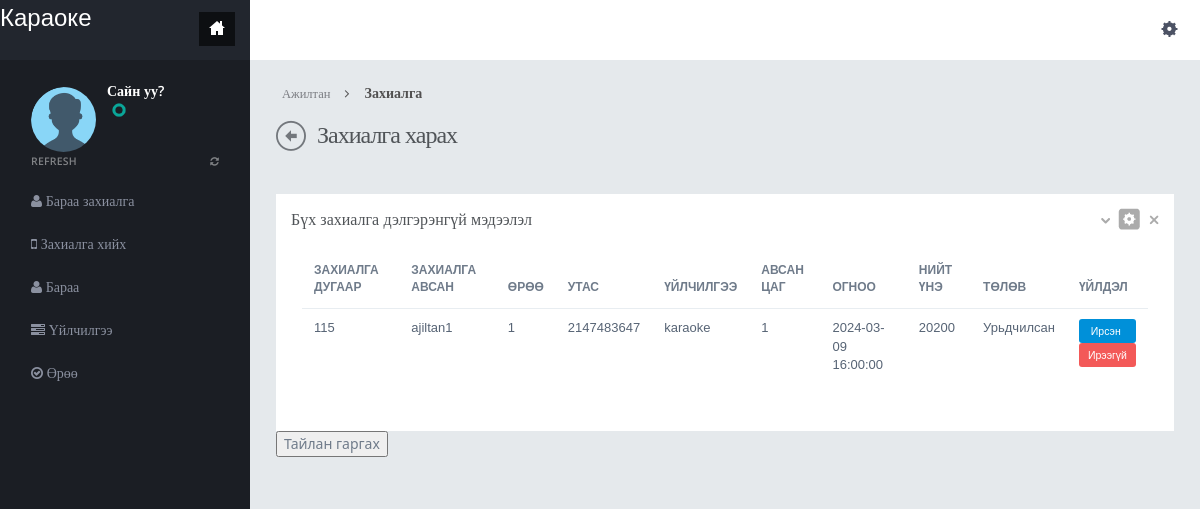
The page /advance.php on the database as committed earlier.
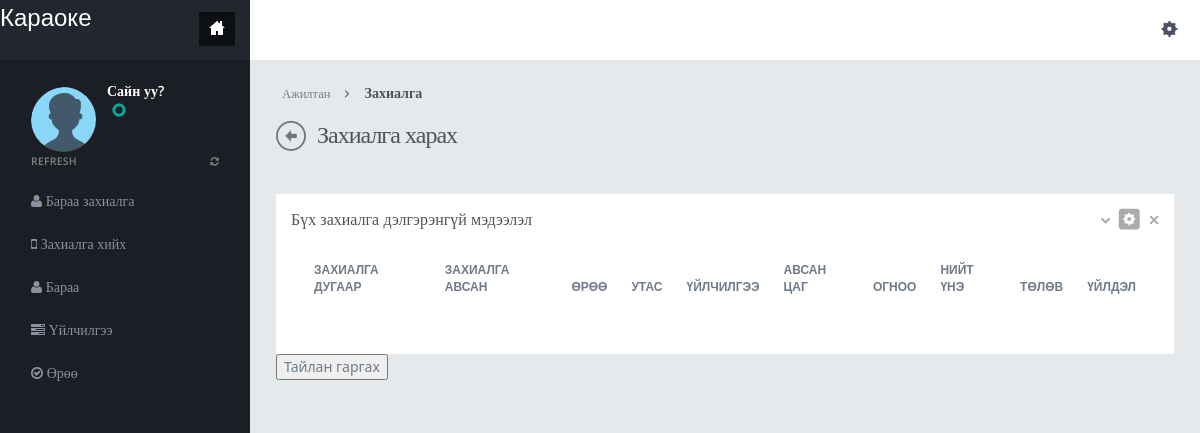
The same page on the database as committed later.
### tables this page shows
CREATE TABLE `orders` (
  `OrderID` int(11) NOT NULL,
  `WorkerName` varchar(255) DEFAULT NULL,
  `userphone` int(12) NOT NULL,
  `RoomNumber` int(11) DEFAULT NULL,
  `ServiceName` varchar(255) DEFAULT NULL,
  `OrderDate` timestamp NOT NULL DEFAULT current_timestamp(),
  `Qua` int(11) NOT NULL,
  `time` int(11) NOT NULL,
  `TotalAmount` int(100) DEFAULT NULL,
  `type` int(1) NOT NULL
);

### advance.php (the view, shortened to what the changed rows need)
<?php
include("dbconnection.php");
?>
<!DOCTYPE html>
<html>
<head>
<link href="assets/plugins/pace/pace-theme-flash.css" rel="stylesheet" type="text/css" media="screen"/>
<link href="assets/plugins/bootstrap-wysihtml5/bootstrap-wysihtml5.css" rel="stylesheet" type="text/css"/>
<link href="assets/plugins/boostrapv3/css/bootstrap.min.css" rel="stylesheet" type="text/css"/>
<link href="assets/plugins/boostrapv3/css/bootstrap-theme.min.css" rel="stylesheet" type="text/css"/>
<link href="assets/plugins/font-awesome/css/font-awesome.css" rel="stylesheet" type="text/css"/>
<link href="assets/css/animate.min.css" rel="stylesheet" type="text/css"/>
<link href="assets/plugins/jquery-scrollbar/jquery.scrollbar.css" rel="stylesheet" type="text/css"/>
<link href="assets/css/style.css" rel="stylesheet" type="text/css"/>
<link href="assets/css/responsive.css" rel="stylesheet" type="text/css"/>
<link href="assets/css/custom-icon-set.css" rel="stylesheet" type="text/css"/>
</head>
<body class="">
<div class="page-container row">
  <div class="page-content">
    <div class="content">
      <br>
      <div class="row">
                    <div class="col-md-12">
                        <div class="row">
                            <div class="col-md-12">
                                <div class="grid simple ">
                                    <div class="grid-body no-border">
                                            <table class="table table-hover no-more-tables" id="dataTable">
                                                <thead>
                                                    <tr>
                                                        <th>Захиалга дугаар</th>
                                                        <th>Захиалга авсан</th>
                                                        <th>Өрөө</th>
                                                        <th>утас</th>
                                                        <th>Үйлчилгээ</th>
                                                        <th>Авсан цаг</th>
                                                        <th>Огноо</th>
                                                        <th>Нийт үнэ</th>
                                                        <th>Төлөв</th>
                                                        <th>Үйлдэл</th>
                                                    </tr>
                                                </thead>
                                                <tbody>
                                                <?php $ret=mysqli_query($con,"select * from orders where type=1");
												while($row=mysqli_fetch_array($ret))
												{
												?>
                                                    <tr>
                                                        <td><?php echo $row['OrderID'];?></td>
                                                        <td><?php echo $row['WorkerName'];?></td>
                                                        <td><?php echo $row['RoomNumber'];?></td>
                                                        <td><?php echo $row['userphone'];?></td>
                                                        <td><?php echo $row['ServiceName'];?></td>
                                                        <td><?php echo $row['time'];?></td>
                                                        <td><?php echo $row['OrderDate'];?></td> <?php $_SESSION['TotalAmount'] = $row['TotalAmount']; ?>
                                                        <td><?php echo $row['TotalAmount'];?></td>
                                                        <td>
                                                        <?php
                                                         if($row['type'] == 0){
                                                            echo "Идэвхтэй";
                                                          }elseif ($row['type'] == 1) {
                                                            echo "Урьдчилсан";
                                                         } else {
                                                            echo "Дууссан";
                                                         }
                                                        ?>
                                                    </td>
                                                        <td>
                                                        <form name="abc" action="" method="post">
        <button type="submit" class="btn btn-success btn-xs btn-mini">&nbsp;Ирсэн&nbsp;&nbsp;</button>
        </form>
    <form name="abc" action="" method="post">
        <button type="submit" class="btn btn-danger btn-xs btn-mini" onclick="return confirm('Are you sure you want to delete this record?')">Ирээгүй</button>
    </form>
</td>
                                                    </tr>
                                                    <?php  } ?>
                                                </tbody>
                                            </table>
                                    </div>
                                </div>
                            </div>
                        </div>
                    </div>
					</div>
                </div>
            </div>
        </div>
</body>
</html>

Rows that differ between the two databases and show on the page:
removed orders: OrderID "115", WorkerName "ajiltan1", RoomNumber "1", userphone "2147483647", ServiceName "karaoke", time "1", OrderDate "2024-03-09 16:00:00", TotalAmount "20200", type "Урьдчилсан"
